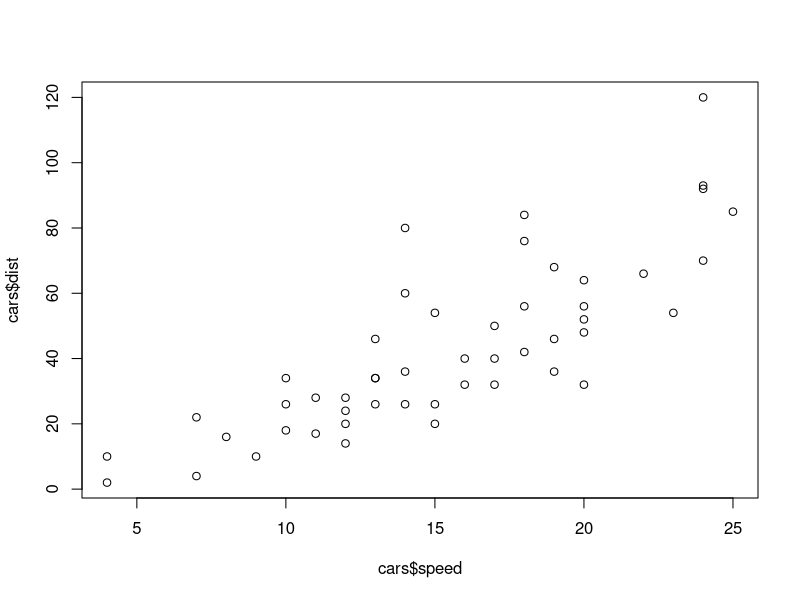
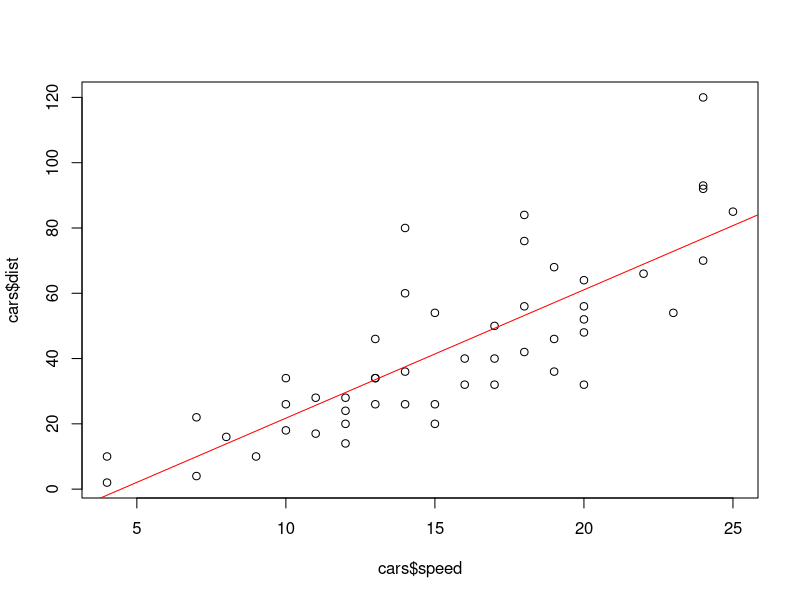
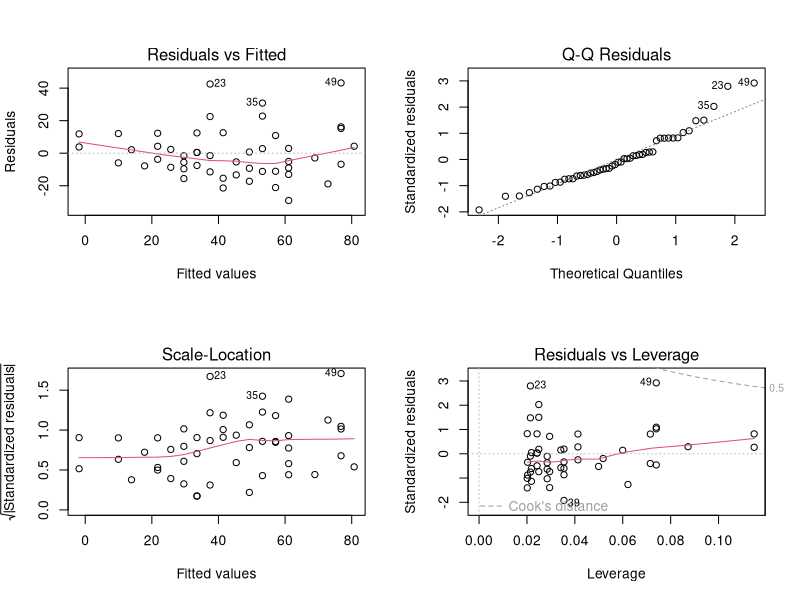
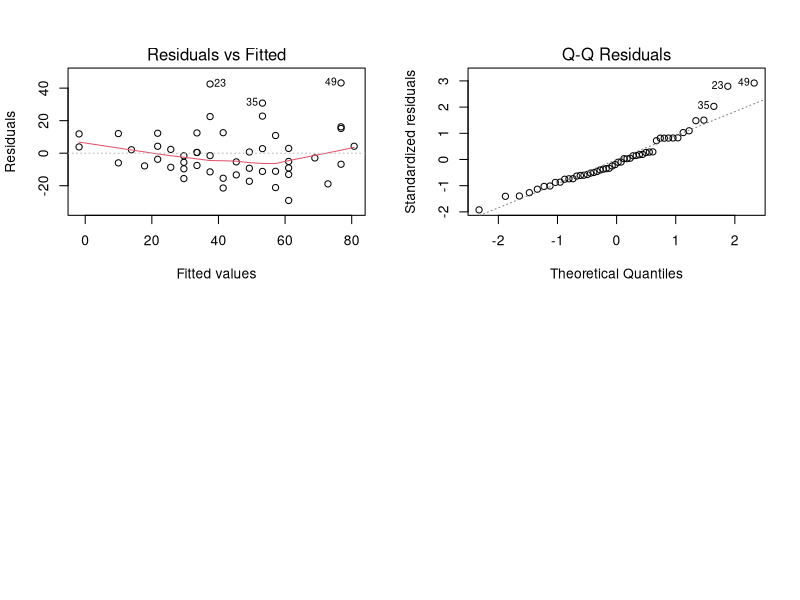

Reproduce these figures in R, in order. (Note: this script raises an error after producing the figures.)
setwd("~/dev/feg/day08")

?cars
data(cars)
View(cars)
str(cars)
summary(cars)
plot(cars$speed, cars$dist)
cor(cars$speed, cars$dist)

lm01 <- lm(dist ~ speed, data = cars)
summary(lm01)

plot(cars$speed, cars$dist)
abline(lm01, #線形回帰モデル
       lwd = 1, #線の太さの指定（小さいほど細い）
       lty = 1, #線のタイプの指定（実線）
       col = "red" #線の色
       )

#残差の確認
lm01$residuals
summary(lm01$residuals)

#モデル診断
par(mfrow=c(2,2))
plot(lm01)


#左上のみ出力
#残差と予測値（Fitted Values）のプロット。残さの全体像を把握するのに使う。
plot(lm01, which=1)

#指定値（モデルの予測値）
pred <- predict(lm01)

#残差
resid <- lm01$residuals

#実績値と推定値と残さをデータフレームcars2にする
cars2 <- cbind(cars, pred, resid)

#はずれ値の出力
print(cars[c(23,35,49), ])
subset(cars2, speed==14)

#残さが正規分布に従うと過程するので、その検証。
plot(lm01, which=2)

#leverage value
hat(cars)

cars3 <- cbind(cars2, hat(cars))
summary(cars3)
print(cars3[c(23, 35, 49), ])
subset(cars3, speed==14)
#0.06平均的なhat値の値。これより大きいとはずれ値。


lm01$coefficients

#係数の算出
Sxx <- sum((cars$speed - mean(cars$speed))^2)
# 説明変数とその平均からの差の平方和

xx <- cars$speed - mean(cars$speed)
xy <- cars$dist - mean(cars$dist)
Sxy <- sum(xx * xy)
#説明変数とその平均値からの差と目的変数とその平均値からの差の積和

beta <- Sxy / Sxx
alpha <- mean(cars$dist) - beta * mean(cars$speed)
#もしbeta=0ならば、alphaはyの平均値に一致する

#betaのstd. Error
((sum((cars$dist - lm01$fitted.values) ** 2) / (nrow(cars) - 2)) ** 0.5) / (Sxx ** 0.5 )
# [1] 0.4155128

# t value
beta / (((sum((cars$dist - lm01$fitted.values) ** 2) / (nrow(cars) - 2)) ** 0.5) / (Sxx ** 0.5))
# [1] 9.46399

# ** は累乗

# このt値の分布の位置を確認
x <- seq(-10,10,0.01)
plot(x, dt(x, df=48), type="1", ylab="density")
#追いつかず・・・・


par(mfrow=c(1,1))


kakigori <- read.csv("ice.csv")
str(kakigori)
summary(kakigori)
plot(kakigori$temperature, kakigori$ice)
cor(kakigori$temperature, kakigori$ice)
lmIce <- lm(ice ~ temperature, data = kakigori)
summary(lmIce)

plot(kakigori$temperature, kakigori$ice)
abline(lmIce, #線形回帰モデル
       lwd = 1, #線の太さの指定（小さいほど細い）
       lty = 1, #線のタイプの指定（実線）
       col = "red" #線の色
)

plot(lmIce, which = 1)
plot(lmIce, which = 2)

# 気温と電力需要で分析してみる

jma <- read.csv("jma.csv")
tepco <- read.csv("tepco.csv")

head(jma)
head(tepco)

#denki <- cbind(jma$avgtmp, tepco$sum)
denki <- data.frame(tmp=abs(jma$avgtmp - mean(jma$avgtmp)), denki=tepco$sum)
head(denki)
lmDenki <- lm(denki~tmp, data=denki)

plot(denki$tmp, denki$denki)
abline(lmDenki, #線形回帰モデル
       lwd = 1, #線の太さの指定（小さいほど細い）
       lty = 1, #線のタイプの指定（実線）
       col = "red" #線の色
)

plot(lmDenki, which=1)
plot(lmDenki, which=2)

